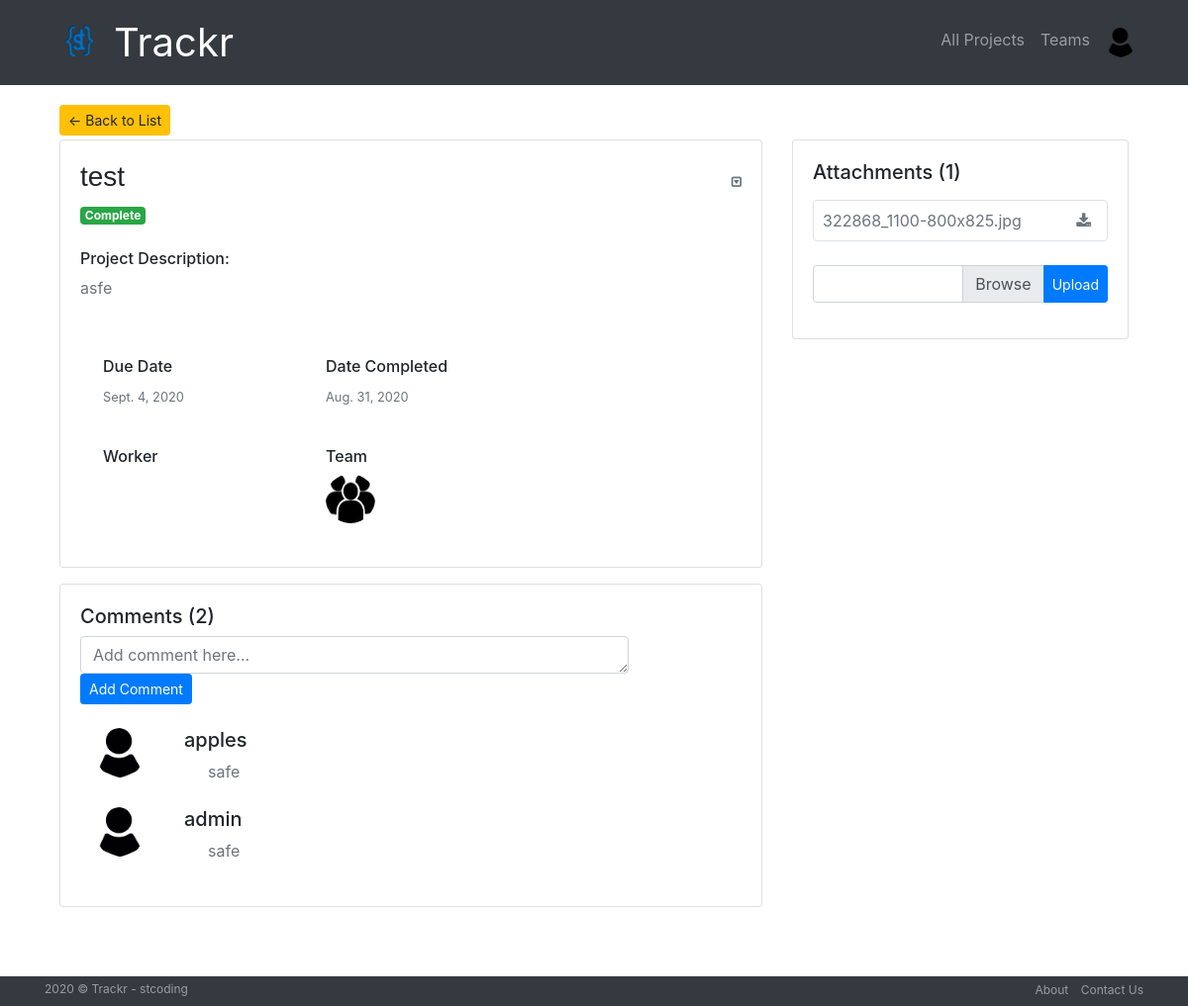
/projects/project/2/ (signed in), run on an earlier commit of the app's database.
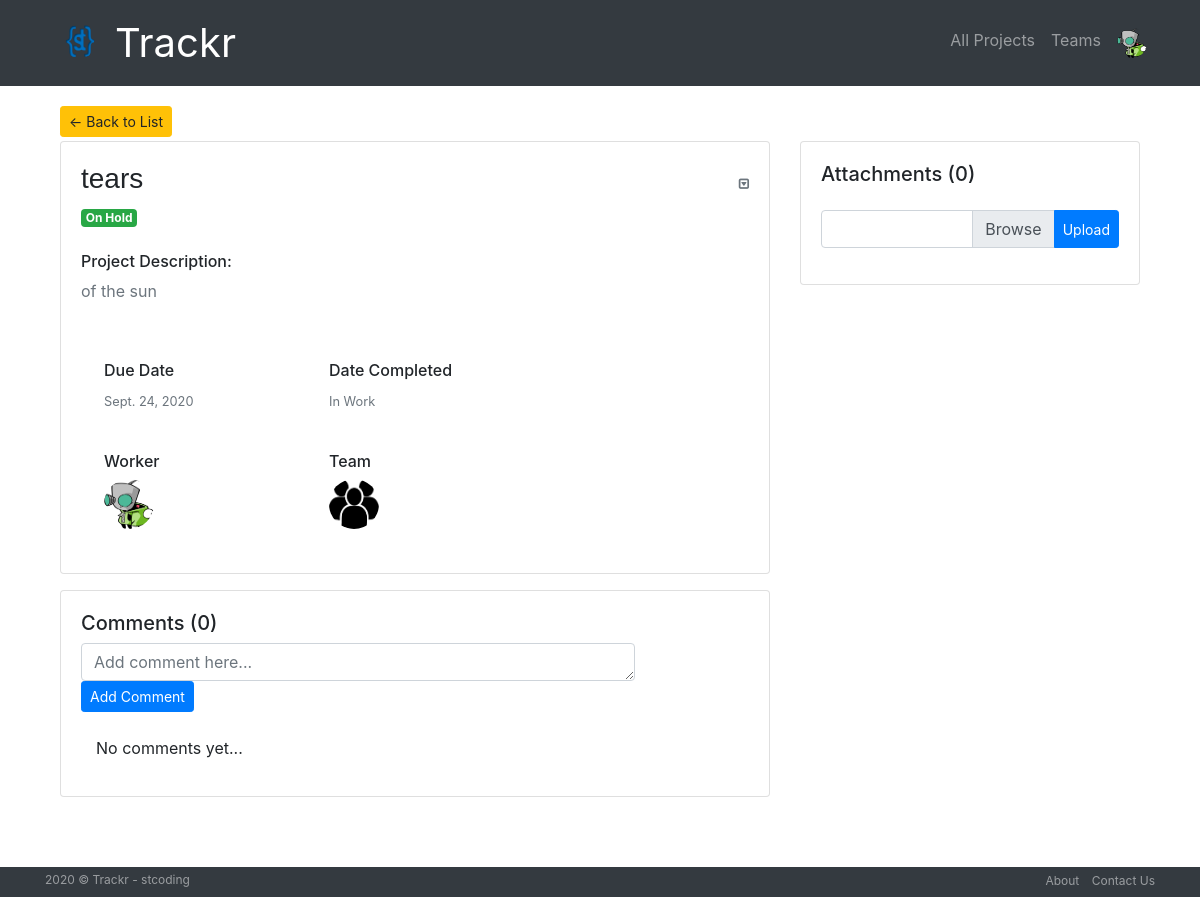
And on a later commit of the database.
### accounts/models.py (models this page shows, shortened)
class UserProfile(models.Model):
    user = models.OneToOneField(User,null=True,on_delete=models.CASCADE)
    first_name = models.CharField(max_length=100,null=True)
    last_name = models.CharField(max_length=100,null=True)
    email = models.EmailField(max_length=254,null=True)
    phone = models.CharField(max_length=15,null=True)
    address = models.CharField(max_length=100,null=True)
    city = models.CharField(max_length=50,null=True)
    state = models.CharField(max_length=50,null=True)
    zip = models.CharField(max_length=10,null=True)
    profile_pic = models.ImageField(default="profile1.png", null=True, blank=True)
    is_manager = models.BooleanField(default=False,null=True)

### projects/models.py (models this page shows, shortened)
class Project(models.Model):
    id = models.AutoField(primary_key=True)
    project_name = models.CharField(max_length=256)
    workers = models.ManyToManyField(User,through='ProjectWorker')
    created_by = models.ForeignKey(User,related_name='created',null=True,on_delete=models.SET_NULL)
    description = models.TextField()
    created_at = models.DateTimeField(default=timezone.now)
    due_date = models.DateTimeField()
    status = models.CharField(max_length=20,choices=status)
    completed_on = models.DateTimeField(blank=True,null=True)
    team = models.ForeignKey(Team,related_name='projects',null=True,blank=True,on_delete=models.SET_NULL)
    class Meta():
        ordering = ['-created_at']

class Comment(models.Model):
    project = models.ForeignKey(Project,null=True,on_delete=models.CASCADE,related_name='comments')
    author = models.ForeignKey(User,related_name='author',null=True,on_delete=models.CASCADE)
    text = models.CharField(max_length=256,blank=True,null=True)
    approved_comment = models.BooleanField(default=False,null=True)

class Attachment(models.Model):
    project = models.ForeignKey(Project, on_delete=models.CASCADE,related_name='attachments')
    added_by = models.ForeignKey(User, on_delete=models.CASCADE)
    file = models.FileField(upload_to=get_attachment_upload_dir, max_length=255)
    def filename(self):
        return os.path.basename(self.file.name)

### teams/models.py (models this page shows, shortened)
class Team(models.Model):
    name = models.CharField(max_length=255, unique=True)
    slug = models.SlugField(allow_unicode=True, unique=True)
    description = models.TextField(blank=True, default='')
    description_html = models.TextField(editable=False, default='', blank=True)
    members = models.ManyToManyField(User,through="TeamMember")
    team_pic = models.ImageField(upload_to='images',default="team.png", null=True, blank=True)
    def __str__(self):
        return self.name
    class Meta:
        ordering = ["name"]

### projects/views.py (the view)
# urls.py: path("project/<int:pk>/",views.projectDetail,name="detail"),
@login_required
def projectDetail(request, pk):
    project = get_object_or_404(Project, pk=pk)
    comments = Comment.objects.all()
    attachments = Attachment.objects.all()
    handle_add_comment(request, project)
    if request.FILES.get("attachment_file_input"):
        file = request.FILES.get("attachment_file_input")
        Attachment.objects.create(
            project=project, added_by=request.user, file=file
        )
        return redirect("projects:detail", pk=project.pk)
    context = {'project':project,'comments':comments,'attachments':attachments}
    return render(request, 'projects/project_detail.html',context)

### projects/views.py (called while the page is built)
def handle_add_comment(request, project):
    if not request.POST.get("add_comment"):
        return
    Comment.objects.create(author=request.user, project=project, text=request.POST["comment-body"])

### trackr/context-processor.py (called while the page is built)
def extras(request):
    if request.user.is_authenticated:
        profile= request.user.userprofile
        return {'profile':profile}
    else:
        return {}

### projects/templates/projects/project_detail.html (shortened to what the changed rows need)
{% extends "projects/project_base.html" %}
{% load bootstrap4 %}
{% block proj_content %}
<div class="row detail">
  <div class="col-lg-6 col-xl-8">
    <div class="d-block card">
      <div class="card-body">
        <h3 style="background-color: #ffffff;">{{ project.project_name }}
          <div class="dropdown float-right">
          </div>
        </h3>
        {% if project.status == 'Active' %}
          <div><span class="badge badge-pill badge-primary">{{project.status}}</span></div>
        {% elif project.status == 'Hold' %}
          <div><span class="badge badge-warning">{{project.status}}</span></div>
        {% elif project.status == 'Past Due' %}
          <div><span class="badge badge-danger">{{project.status}}</span></div>
        {% else %}
          <div><span class="badge badge-success">{{project.status}}</span></div>
        {% endif %}
        <br>
        <h6>Project Description:</h6>
        <p class='text-muted mb-2 desc'>{{ project.description }}</p>
        <div class="row ml-2">
          <div class="col-md-4">
            <div class="mb-4">
              <p><small class="text-muted">{{project.due_date.date}}</small></p>
            </div>
          </div>
          <div class="col-md-4">
            <div class="mb-4">
              {% if project.status == 'Complete' %}
                <p><small class="text-muted">{{project.completed_on.date}}</small></p>
              {% else %}
                <p><small class="text-muted">In Work</small></p>
              {% endif %}
            </div>
          </div>
        </div>
        <div class="row mt-3 ml-2">
          <div class="col-md-4">
            <div class="mb-4">
              {% for worker in project.workers.all %}
                <a href="{% url 'projects:worker' pk=worker.pk %}" data-toggle='tooltip' data-pacement='top' class='d-inline-block' title="{{worker}}">
                  <img class="rounded-circle img-thumnail avatar-sm" src="{{worker.userprofile.profile_pic.url}}">
                </a>
              {% endfor %}
            </div>
          </div>
          <div class="col-md-4">
            <div class="mb-4">
              {% if project.team != None %}
                <a href="{% url 'teams:single' slug=project.team|slugify %}" data-toggle='tooltip' data-pacement='top' title="{{project.team}}" class='d-inline-block'>
                  <img class="rounded-circle img-thumnail avatar-sm" src="{{project.team.team_pic.url}}">
                </a>
              {% else %}
                <img class="rounded-circle img-thumnail avatar-sm" src="/images/team.png">
              {% endif %}
            </div>
          </div>
        </div>
      </div>
    </div>
    <div class="d-block card mt-3">
      <div class="card-body">
        <div class="mt-0">
          <h5>Comments ({{project.comments.count}})</h5>
          <form class="form-inline" action="" method="post">
            <div class="form-row align-items-center">
            </div>
          </form>
        </div>
        <div class='container mt-4'>
          {% for comment in project.comments.all %}
            {% if user.is_authenticated or comment.approved_comment %}
              <div class="media mb-2">
                <img src="{{comment.author.userprofile.profile_pic.url}}" class="mr-3 rounded-circle img-thumnail avatar-sm">
                <div class="media-body">
                  <h5 class="ml-4">{{comment.author}}
                  </h5>
                  <p class='text-muted ml-5'>{{ comment.text }}</p>
                </div>
              </div>
            {% endif %}
          {% empty %}
              <p>No comments yet...</p>
          {% endfor %}
        </div>
      </div>
    </div>
  </div>
  <div class="col-lg-6 col-xl-4">
    <div class="d-block card ">
      <div class="card-body">
          <h5 class='card-title mb-3'>Attachments ({{project.attachments.count}})</h5>
          {% for file in project.attachments.all %}
            <div class="mb-2 shadow-none border card">
              <div class="align-items-center row">
                <div class="col pl-4 mt-2 mb-2">
                  <a class='text-muted' href="{{ file.file.url }}">{{ file.filename }}</a>
                </div>
                <div class="col-auto mr-3">
                  <a class='text-muted' href="{{ file.file.url }}">
                    <i class='fa fa-download'></i>
                  </a>
                </div>
              </div>
            </div>
          {% endfor %}
          <form method="POST" action="" enctype="multipart/form-data">
            <div class="input-group input-group-sm mb-3 mt-4">
            </div>
          </form>
      </div>
    </div>
  </div>
</div>
{% endblock %}

### templates/base.html (shortened to what this page needs)
<!DOCTYPE html>
{% load static %}
<html lang="en" dir="ltr">
  <head>
    <link rel="stylesheet" href="https://stackpath.bootstrapcdn.com/bootstrap/4.5.2/css/bootstrap.min.css">
    <link rel='stylesheet' href="{% static 'css/master.css'%}"/>
    <link href="https://maxcdn.bootstrapcdn.com/font-awesome/4.7.0/css/font-awesome.min.css" rel="stylesheet">
  </head>
  <body>
    <nav class="navbar navbar-expand-lg navbar-dark bg-dark" role="navigation" id="navbar">
      <div class="container">
        <div class="navbar-nav align-items-center">
          <img src="/images/st_logo.png" width="70" height="70" alt="" loading="lazy">
          <a class="navbar-brand" href="{% url 'home' %}">Trackr</a>
        </div>
        <div class="navbar-nav ml-auto">
          {% if user.is_authenticated %}
            <a class="nav-item nav-link" href="{% url 'projects:all' %}" class="btn btn-simple">All Projects</a>
            <a class="nav-item nav-link" href="{% url 'teams:all' %}" class="btn btn-simple">Teams</a>
            <div class="dropdown">
              <a class="nav-link av" data-toggle="dropdown">
                <img class="profile-pic rounded-circle main-avatar-sm" src="{{profile.user.userprofile.profile_pic.url}}">
              </a>
            </div>
          {% else %}
            <a class="nav-item nav-link" href="{% url 'accounts:login' %}" class="btn btn-simple">Log in</a>
            <a class="nav-item nav-link" href="{% url 'accounts:register' %}" class="btn btn-simple">Register</a>
          {% endif %}
        </div>
      </div>
    </nav>
    <div class="container maindetail">
      {% block content %}{% endblock %}
    </div>
    {% include "footer.html" %}
  </body>
</html>

What changed in the data, as far as the page shows it:
no longer on this page (row edited): Comment: author.userprofile.profile_pic (picture), author "apples", text "safe"
removed Comment: author.userprofile.profile_pic (picture), author "admin", text "safe"
removed Attachment: filename "322868_1100-800x825.jpg"
changed UserProfile: user.userprofile.profile_pic: a different picture
changed Project: project_name "test" → "tears"; status "Complete" → "On Hold"; description "asfe" → "of the sun"; due_date "Sept. 4, 2020" → "Sept. 24, 2020"; comments.count "2" → "0"; attachments.count "1" → "0"; completed_on "Aug. 31, 2020" → (not shown)
Also different on the page:
text now shown: "In Work No comments yet..."
